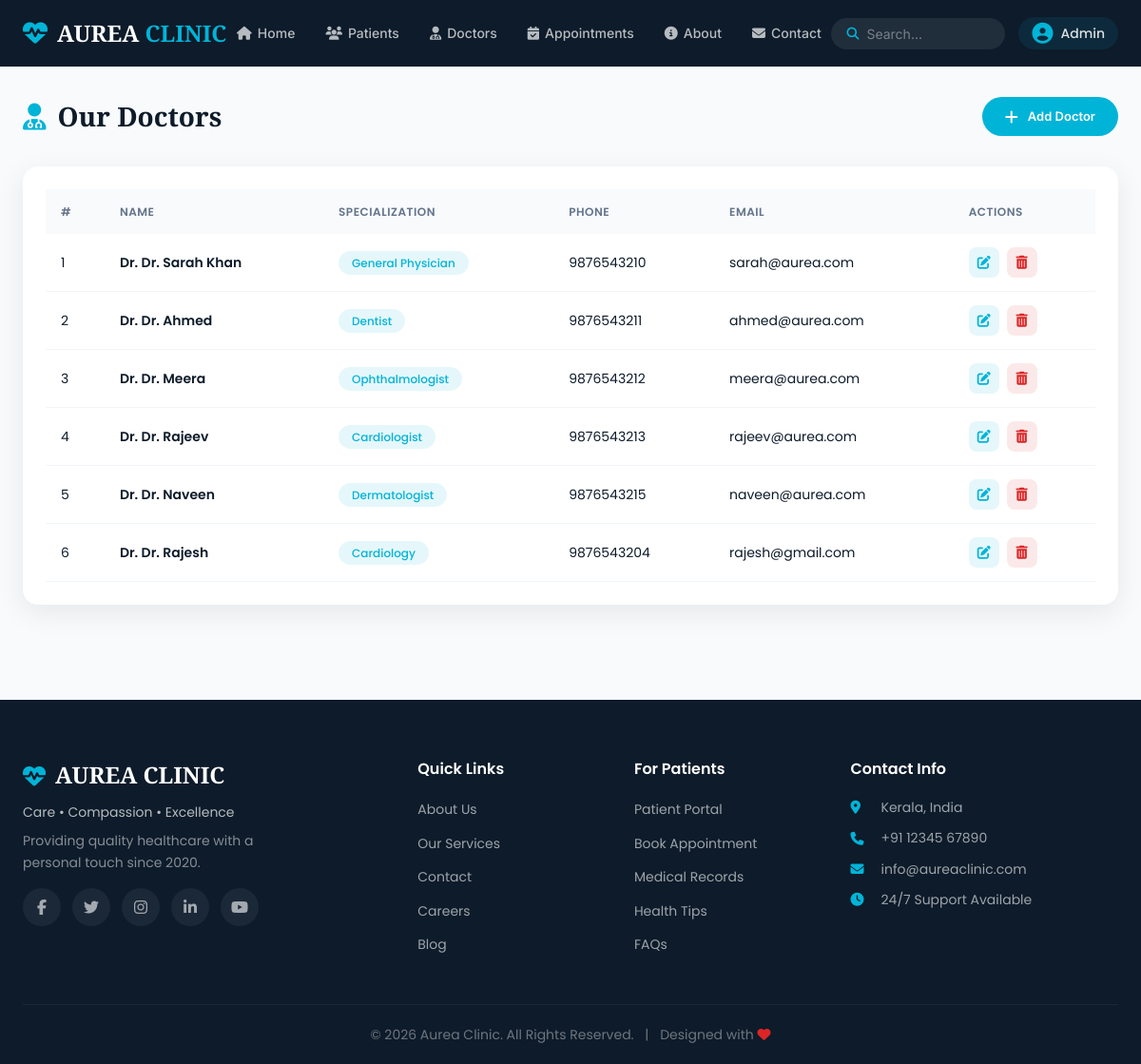
The app's page /doctors/, older data.
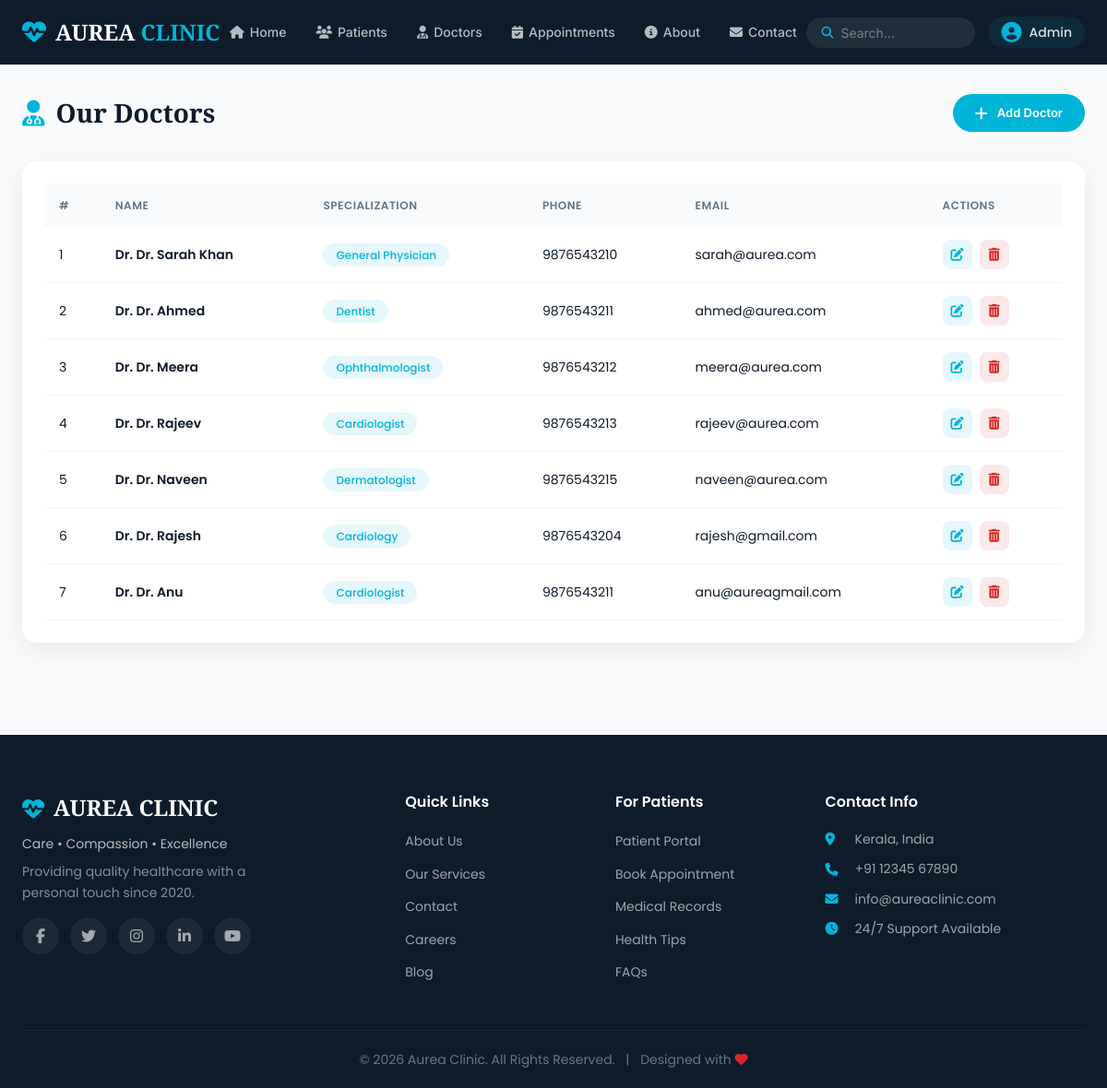
The same page, newer data.
### doctors/models.py (models this page shows, shortened)
class Doctor(models.Model):
    name = models.CharField(max_length=100)
    specialization = models.CharField(max_length=100)
    phone = models.CharField(max_length=15)
    email = models.EmailField()
    department = models.ForeignKey(
        Department,
        on_delete=models.CASCADE
    )

### doctors/views.py (the view)
# urls.py: path('', views.doctor_list, name='doctor_list'),
def doctor_list(request):
    doctors = Doctor.objects.all()
    return render(request, 'doctors/list.html', {
        'doctors': doctors
    })

### templates/doctors/list.html (shortened to what this page needs)
{% extends 'base.html' %}
{% load static %}
{% block content %}
<section class="page-section">
    <div class="container">
        <div class="page-header">
            <h1 class="page-title"><i class="fas fa-user-md"></i> Our Doctors</h1>
            <a href="{% url 'doctor_create' %}" class="btn btn-primary btn-sm">
                <i class="fas fa-plus"></i> Add Doctor
            </a>
        </div>
        <div class="table-card">
            <div class="table-responsive">
                <table class="data-table">
                    <thead>
                        <tr>
                            <th>#</th>
                            <th>Name</th>
                            <th>Specialization</th>
                            <th>Phone</th>
                            <th>Email</th>
                            <th>Actions</th>
                        </tr>
                    </thead>
                    <tbody>
                        {% for doctor in doctors %}
                        <tr>
                            <td>{{ forloop.counter }}</td>
                            <td><strong>Dr. {{ doctor.name }}</strong></td>
                            <td><span class="specialization-tag">{{ doctor.specialization }}</span></td>
                            <td>{{ doctor.phone }}</td>
                            <td>{{ doctor.email }}</td>
                            <td>
                                <div class="action-buttons">
                                    <a href="{% url 'doctor_update' doctor.id %}" class="btn-action btn-edit">
                                        <i class="fas fa-edit"></i>
                                    </a>
                                    <a href="{% url 'doctor_delete' doctor.id %}" class="btn-action btn-delete">
                                        <i class="fas fa-trash-alt"></i>
                                    </a>
                                </div>
                            </td>
                        </tr>
                        {% endfor %}
                    </tbody>
                </table>
            </div>
        </div>
    </div>
</section>
{% endblock %}

Row changes from the older to the newer data that the page shows:
added Doctor: name "Dr. Anu", specialization "Cardiologist", phone "9876543211", email "anu@aureagmail.com"
